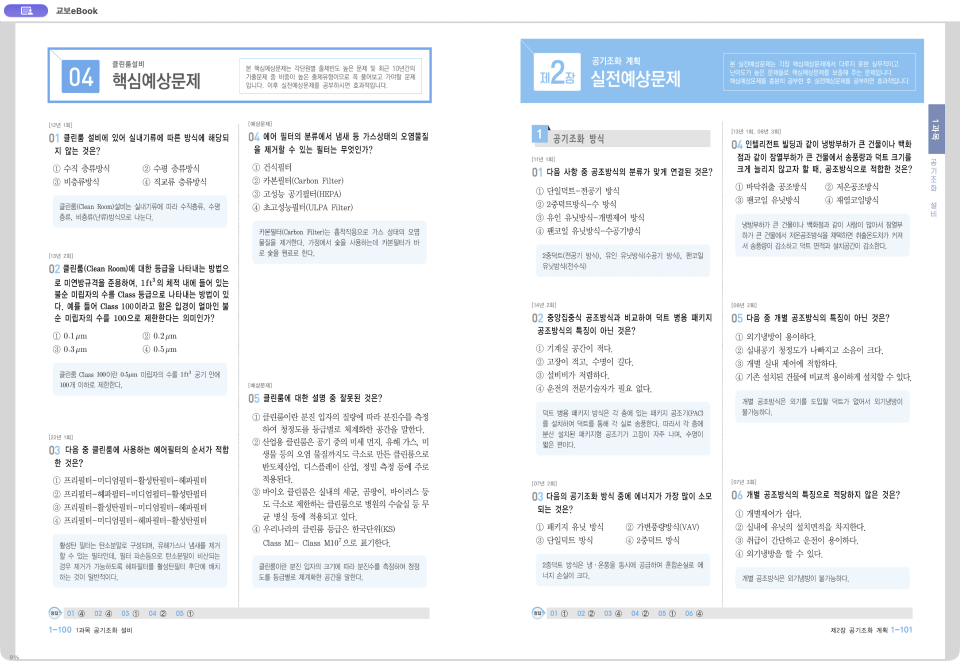
#> input picture work/hansol-ink-hidden/screens/spread-0059.png, 2880 x 1982 px (shown at 1/3 size)
$ python -i recapture-hansol-hidden-annotations.py   (imports and definitions only)
#> lines starting #> are read from the running program, lines starting #| are printed output that depends on the picture
"""Revisit authorized normal reader pages with the reader's ink hidden.

No ebook files, capture/security settings, pixel erasing, OCR transcription or
model calls. Old screens/assets are preserved. Every page turn must match the
previously captured printed layout before the next key is sent.
"""
import argparse
import hashlib
import json
import os
import subprocess
import tempfile
import time
from pathlib import Path

import numpy as np
from PIL import Image, ImageStat, ImageFilter

ROOT = Path(__file__).resolve().parents[1]
OLD = ROOT / 'work/hansol-whole-book/screens'
WORK = ROOT / 'work/hansol-ink-hidden'
parser = argparse.ArgumentParser()
# [5 lines not run here, left out]
read = lambda p: json.loads(p.read_text())
sha = lambda p: hashlib.sha256(p.read_bytes()).hexdigest()
# [1 line that did not run here, left out]
# [6 lines not run here, left out]
state_path = WORK/'capture-progress.json'
# [6 lines that did not run here, left out]

# [24 lines left out: functions save, apple, check_window, advance, not called in this run]

def reduced(path):
    with Image.open(path) as image:
#> image is the input picture: PIL image 2880x1982 RGBA; mean R, G, B, A 238.9, 241.9, 244.7, 255
        assert image.size == (2880, 1982), image.size
        body = image.convert('RGB').crop((80, 100, 2800, 1940))
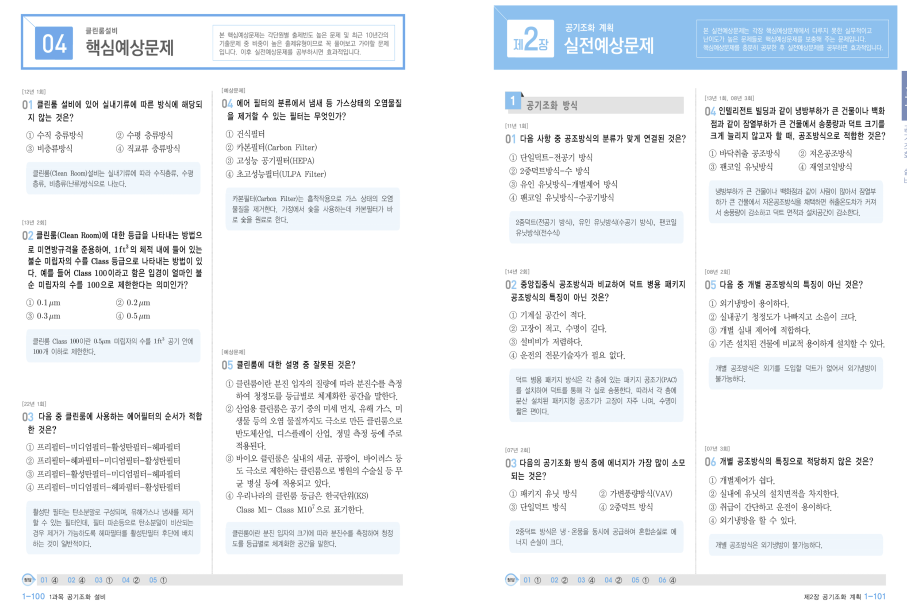
#> body: PIL image 2720x1840 RGB (shown at 1/3 size); mean R, G, B 238.7, 242.1, 245.1
        assert max(ImageStat.Stat(body).stddev) > 8, 'Blank/restricted screen: do not bypass'
        return np.asarray(body.resize((680,460), Image.Resampling.BOX), dtype=np.float32)
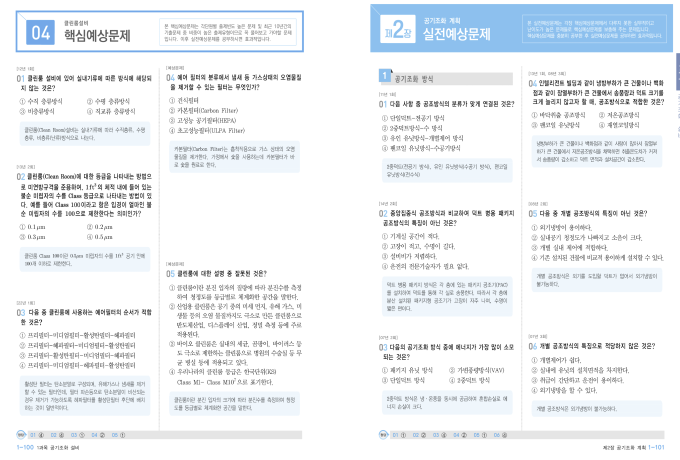
#> returned value: shape (460, 680, 3) float32; mean of channels 0, 1, 2 239.4, 242.8, 245.8; drawn as R, G, B

# [42 lines left out: function compare, not called in this run]

# [55 lines not run here, left out]

>>> result = reduced('../work/hansol-ink-hidden/screens/spread-0059.png')

$ run again, on work/hansol-ink-hidden/screens/spread-0166.png
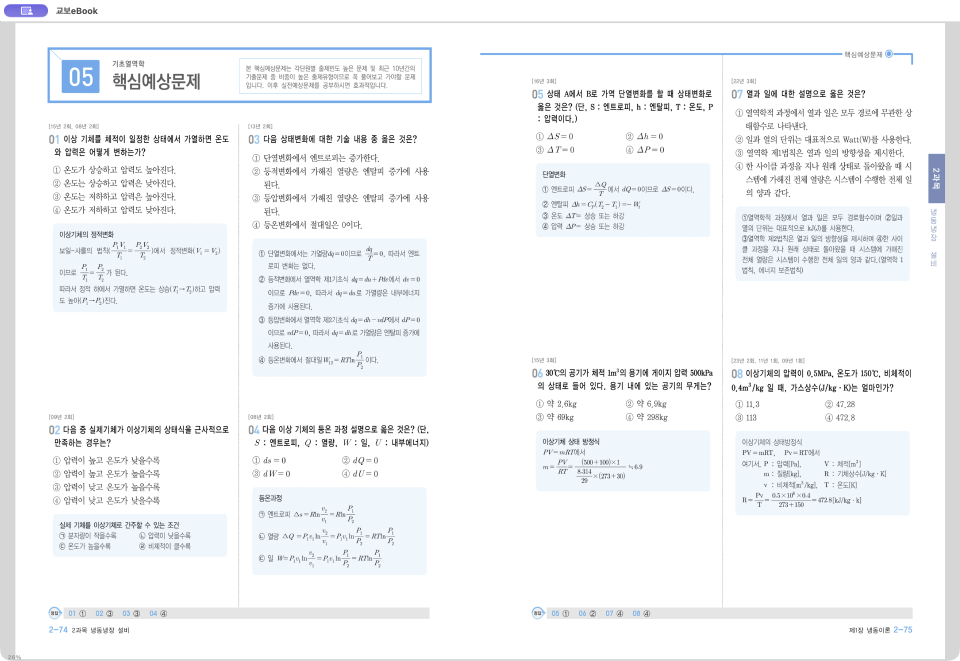
#> input picture work/hansol-ink-hidden/screens/spread-0166.png, 2880 x 1982 px (shown at 1/3 size)
#> in reduced, image is the input picture: PIL image 2880x1982 RGBA; mean R, G, B, A 243.6, 245.2, 246.8, 255
#> in reduced, `body = image.convert('RGB').crop((80, 100, 2800, 1940))`:
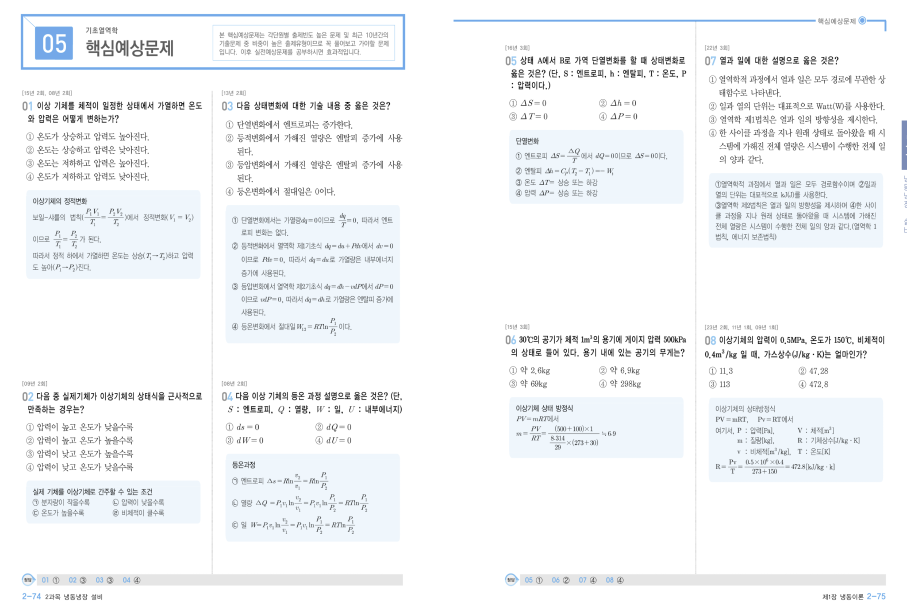
#> body: PIL image 2720x1840 RGB (shown at 1/3 size); mean R, G, B 244, 245.8, 247.5
#> in reduced, `return np.asarray(body.resize((680,460), Image.Resampling.BOX), dtype=..`:
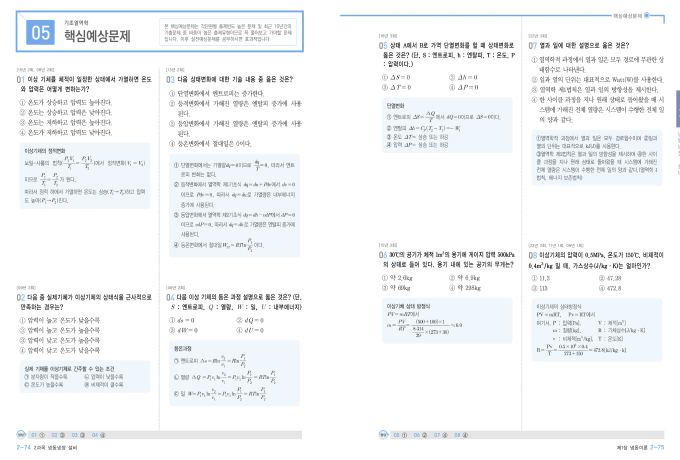
#> returned value: shape (460, 680, 3) float32; mean of channels 0, 1, 2 244.7, 246.6, 248.1; drawn as R, G, B

$ run again, on work/hansol-ink-hidden/screens/spread-0169.png
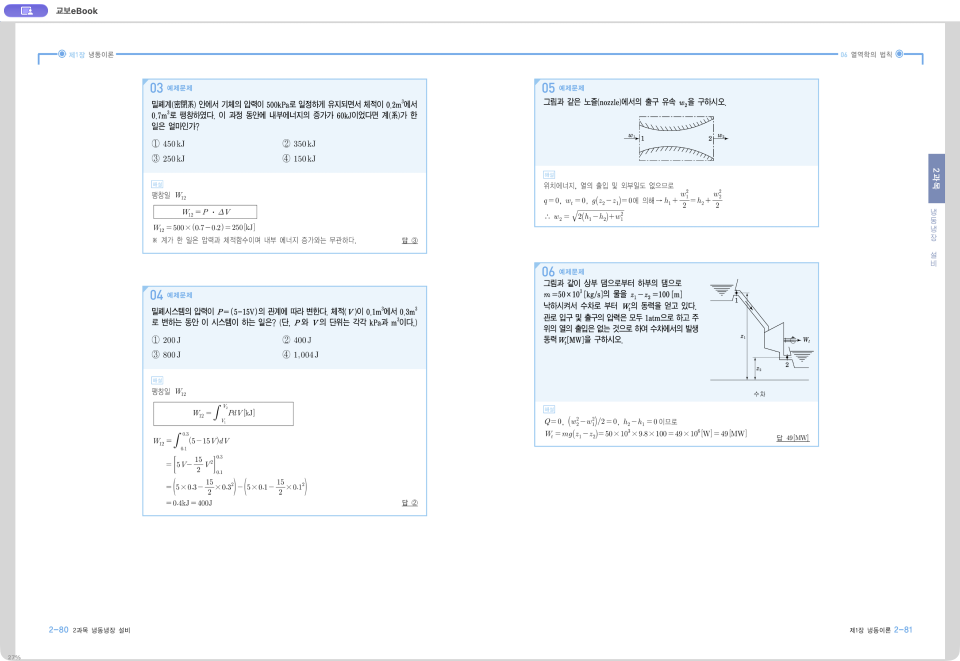
#> input picture work/hansol-ink-hidden/screens/spread-0169.png, 2880 x 1982 px (shown at 1/3 size)
#> in reduced, image is the input picture: PIL image 2880x1982 RGBA; mean R, G, B, A 246.2, 248.2, 250, 255
#> in reduced, `body = image.convert('RGB').crop((80, 100, 2800, 1940))`:
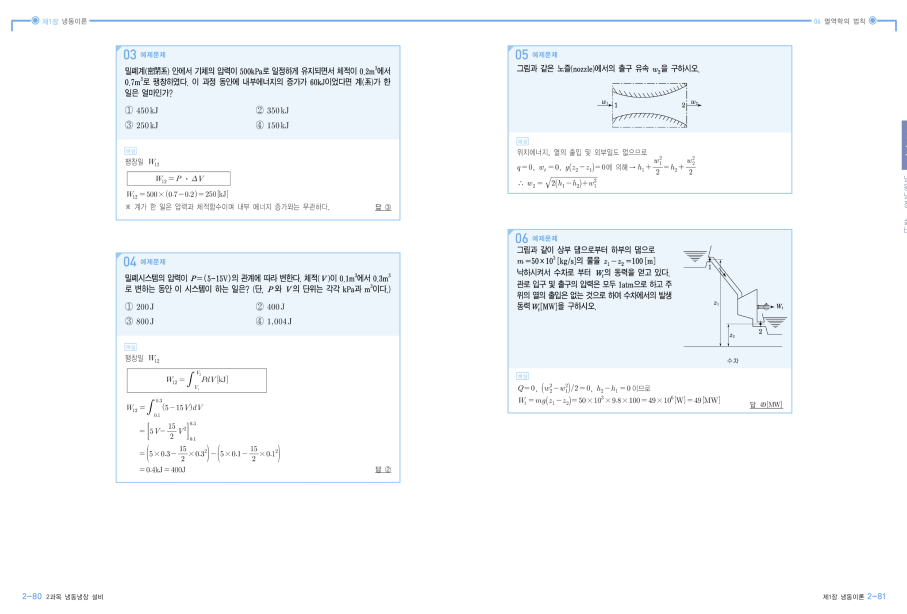
#> body: PIL image 2720x1840 RGB (shown at 1/3 size); mean R, G, B 246.9, 249.2, 251.1
#> in reduced, `return np.asarray(body.resize((680,460), Image.Resampling.BOX), dtype=..`:
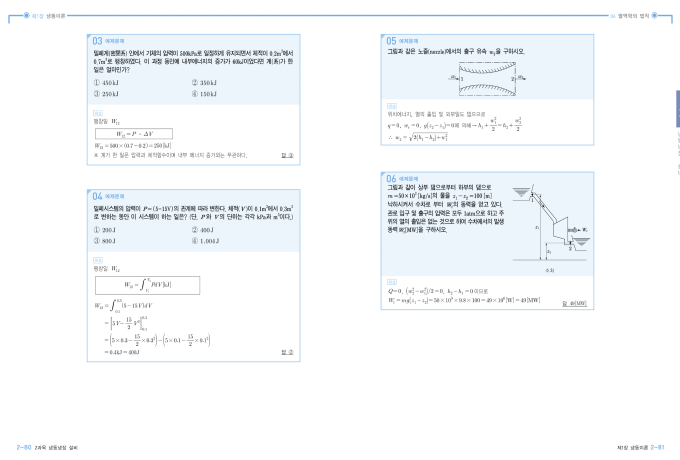
#> returned value: shape (460, 680, 3) float32; mean of channels 0, 1, 2 247.6, 249.8, 251.8; drawn as R, G, B

$ run again, on work/hansol-ink-hidden/screens/spread-0181.png
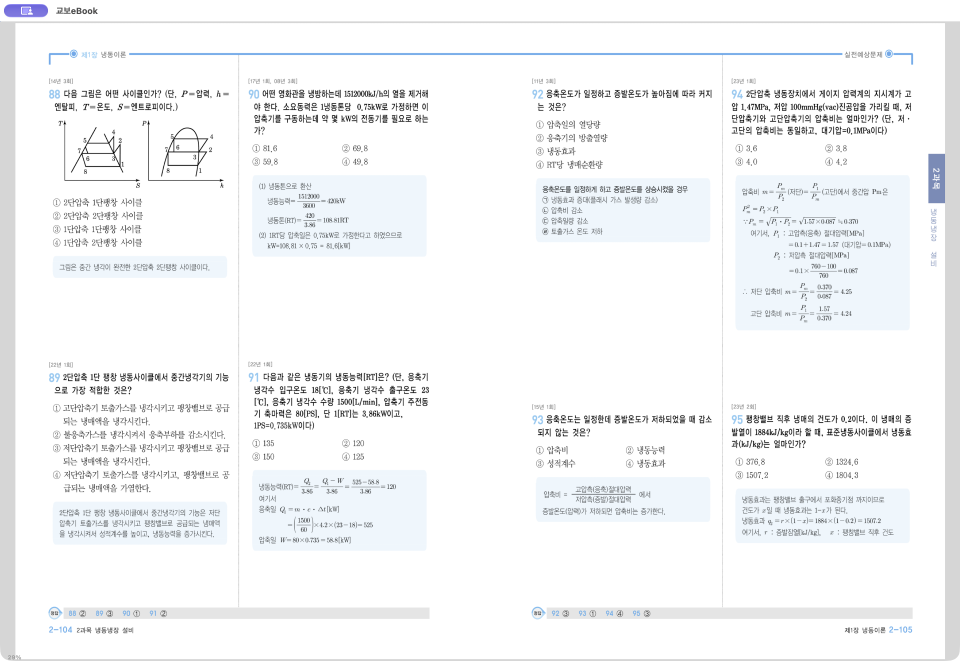
#> input picture work/hansol-ink-hidden/screens/spread-0181.png, 2880 x 1982 px (shown at 1/3 size)
#> in reduced, image is the input picture: PIL image 2880x1982 RGBA; mean R, G, B, A 244.3, 245.6, 246.8, 255
#> in reduced, `body = image.convert('RGB').crop((80, 100, 2800, 1940))`:
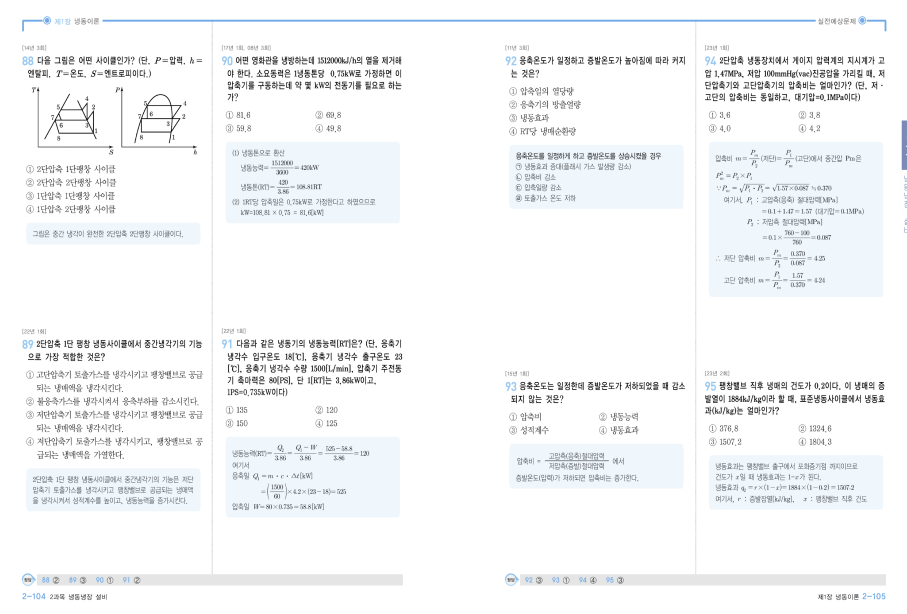
#> body: PIL image 2720x1840 RGB (shown at 1/3 size); mean R, G, B 244.8, 246.2, 247.5
#> in reduced, `return np.asarray(body.resize((680,460), Image.Resampling.BOX), dtype=..`:
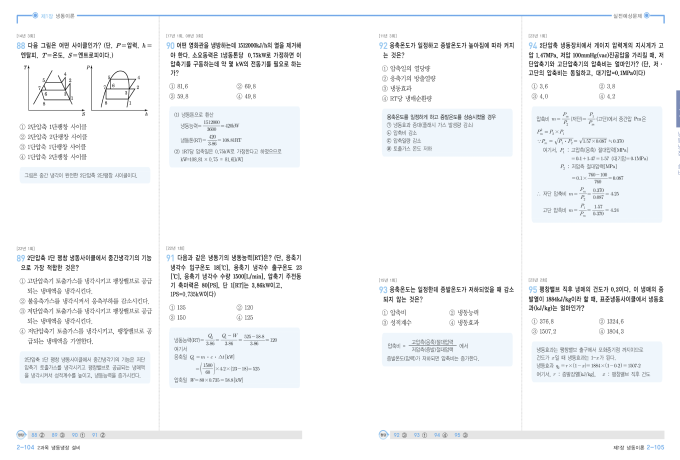
#> returned value: shape (460, 680, 3) float32; mean of channels 0, 1, 2 245.6, 247, 248.1; drawn as R, G, B
